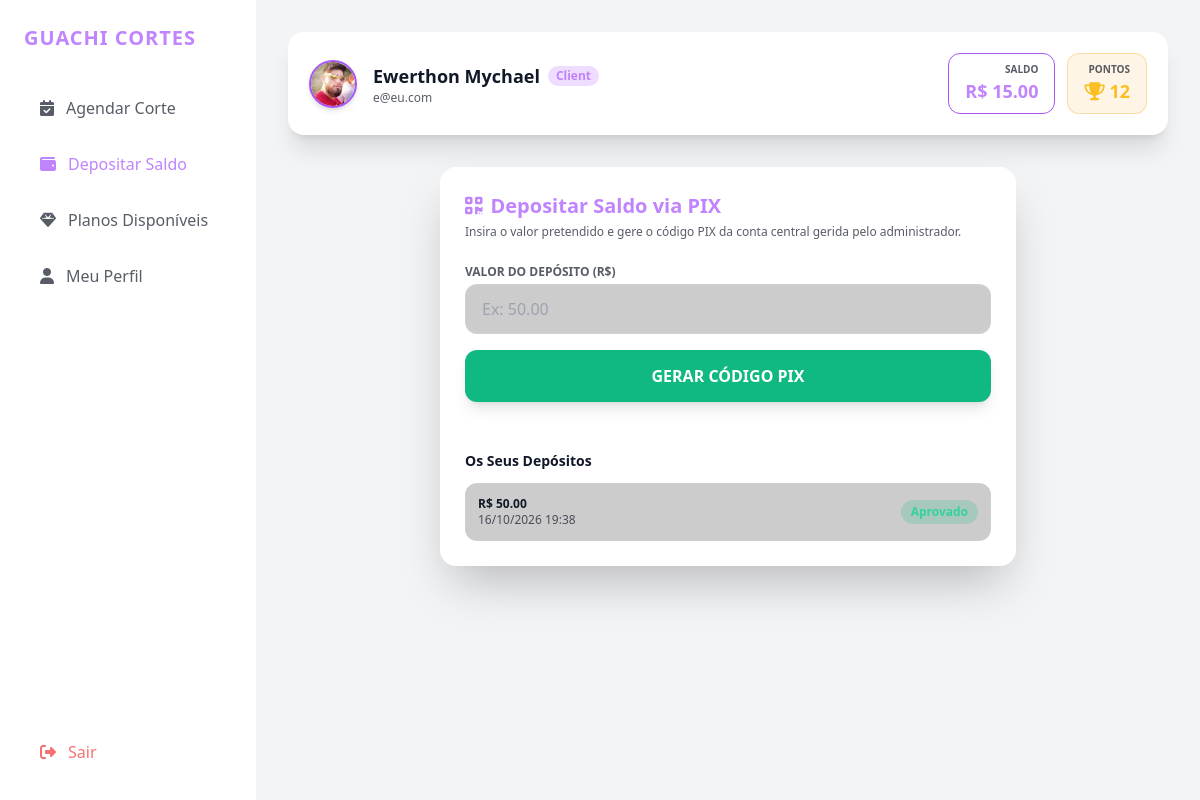
The page /client/deposit (signed in) on the database its author committed.
### app.py (models this page shows)
class Barbershop(db.Model):
  id = db.Column(db.Integer, primary_key=True)
  name = db.Column(db.String(100), nullable=False)
  image_url = db.Column(
      db.String(300),
      default='https://images.unsplash.com/photo-1503951914875-452162b0f3f1?auto=format&fit=crop&q=80&w=400',
  )
  theme_id = db.Column(db.String(30), default='emerald')
  bg_id = db.Column(db.String(30), default='preto')
  barber_id = db.Column(db.Integer, db.ForeignKey('user.id'), nullable=False)

class User(UserMixin, db.Model):
  id = db.Column(db.Integer, primary_key=True)
  name = db.Column(db.String(100), nullable=False)
  email = db.Column(db.String(100), unique=True, nullable=False)
  password = db.Column(db.String(200), nullable=False)
  role = db.Column(db.String(20), nullable=False)
  balance = db.Column(db.Float, default=0.0)
  points = db.Column(db.Integer, default=0)
  bio = db.Column(
      db.Text, default='Profissional focado em proporcionar a melhor experiência.'
  )
  theme_id = db.Column(db.String(30), default='emerald')
  bg_id = db.Column(db.String(30), default='preto')
  avatar_url = db.Column(
      db.String(300),
      default='https://images.unsplash.com/photo-1535713875002-d1d0cf377fde?auto=format&fit=crop&q=80&w=200',
  )
  barbershop = db.relationship(
      'Barbershop', backref='owner', uselist=False, cascade='all, delete'
  )
  appointments_as_client = db.relationship(
      'Appointment', foreign_keys='Appointment.client_id', backref='client'
  )
  appointments_as_barber = db.relationship(
      'Appointment', foreign_keys='Appointment.barber_id', backref='barber'
  )
  deposits = db.relationship(
      'DepositRequest', backref='client', cascade='all, delete'
  )

class DepositRequest(db.Model):
  id = db.Column(db.Integer, primary_key=True)
  client_id = db.Column(db.Integer, db.ForeignKey('user.id'), nullable=False)
  amount = db.Column(db.Float, nullable=False)
  status = db.Column(db.String(20), default='Pendente')
  created_at = db.Column(
      db.String(30), default=lambda: datetime.now().strftime('%d/%m/%Y %H:%M')
  )

### app.py (the view, shortened to what this page needs)
@app.route('/client/deposit', methods=['GET', 'POST'])
@login_required
def client_deposit():
  if current_user.role != 'client':
    return redirect(url_for('index'))
  my_deposits = (
      DepositRequest.query.filter_by(client_id=current_user.id)
      .order_by(DepositRequest.id.desc())
      .all()
  )
  return render_template('client_deposit.html', my_deposits=my_deposits)

### app.py (called while the page is built)
@login_manager.user_loader
def load_user(user_id):
  return db.session.get(User, int(user_id))

### templates/client_deposit.html (shortened to what this page needs)
{% extends "base_app.html" %}
{% set active_tab = 'deposito' %}
{% block main_content %}
<div class="space-y-6" x-data="{ loading: false, showQr: false }">
    <div class="{{ bg_style.card_bg }} p-6 rounded-2xl border border-white/5 shadow-2xl space-y-6 max-w-xl mx-auto">
        <div>
            <h2 class="text-xl font-bold {{ theme.text }} flex items-center gap-2">
                <i class="fa-solid fa-qrcode"></i> Depositar Saldo via PIX
            </h2>
            <p class="text-xs opacity-70 mt-1">Insira o valor pretendido e gere o código PIX da conta central gerida pelo administrador.</p>
        </div>
        <form method="POST" @submit.prevent="loading = true; showQr = false; setTimeout(() => { loading = false; showQr = true; }, 2000)" class="space-y-4">
            <div>
                <label class="block text-xs uppercase opacity-70 font-semibold mb-1">Valor do Depósito (R$)</label>
                <input type="number" step="0.01" min="5" name="amount" required placeholder="Ex: 50.00" class="w-full px-4 py-3 bg-black/20 border border-white/10 rounded-xl">
            </div>
            <button type="submit" class="w-full py-3.5 bg-emerald-500 hover:bg-emerald-600 text-white font-bold rounded-xl shadow-lg transition-all flex items-center justify-center gap-2">
                <span x-show="!loading">GERAR CÓDIGO PIX</span>
            </button>
        </form>
        <div class="pt-6 border-t border-white/5 space-y-3">
            <h3 class="text-sm font-bold">Os Seus Depósitos</h3>
            <div class="space-y-2">
                {% for dep in my_deposits %}
                <div class="p-3 bg-black/20 rounded-xl border border-white/5 flex justify-between items-center text-xs">
                    <div>
                        <span class="font-bold block">R$ {{ "%.2f"|format(dep.amount) }}</span>
                        <span class="opacity-70">{{ dep.created_at }}</span>
                    </div>
                    <span class="px-2.5 py-1 rounded-full font-bold {{ 'bg-amber-500/20 text-amber-400' if dep.status == 'Pendente' else ('bg-emerald-500/20 text-emerald-400' if dep.status == 'Aprovado' else 'bg-red-500/20 text-red-400') }}">
                        {{ dep.status }}
                    </span>
                </div>
                {% endfor %}
            </div>
        </div>
    </div>
</div>
{% endblock %}

### templates/base_app.html (shortened to what this page needs)
<!DOCTYPE html>
<html lang="pt-BR" class="dark">
<head>
    <script src="https://cdn.tailwindcss.com"></script>
    <link rel="stylesheet" href="https://cdnjs.cloudflare.com/ajax/libs/font-awesome/6.4.0/css/all.min.css">
</head>
<body class="{{ bg_style.bg_class }} {{ bg_style.text_color }} font-sans antialiased min-h-screen flex flex-col">
    <div class="flex flex-col md:flex-row min-h-screen">
        <aside class="w-full md:w-64 {{ bg_style.sidebar_bg }} border-r border-white/5 p-6 flex flex-col justify-between shrink-0">
            <div>
                <div class="text-xl font-black {{ theme.text }} tracking-wider mb-8 uppercase truncate" title="{{ custom_shop_name }}">
                    {{ custom_shop_name }}
                </div>
                <nav class="space-y-2">
                    {% if current_user.role == 'barber' %}
                        <a href="{{ url_for('barber_inicio') }}" class="w-full flex items-center space-x-3 px-4 py-3 rounded-xl font-medium transition-all {% if active_tab == 'inicio' %} bg-white/10 {{ theme.text }} {% else %} opacity-70 hover:opacity-100 hover:bg-white/5 {% endif %}">
                            <i class="fa-solid fa-house"></i> <span>Início</span>
                        </a>
                        <a href="{{ url_for('barber_agendamentos') }}" class="w-full flex items-center space-x-3 px-4 py-3 rounded-xl font-medium transition-all {% if active_tab == 'agendamentos' %} bg-white/10 {{ theme.text }} {% else %} opacity-70 hover:opacity-100 hover:bg-white/5 {% endif %}">
                            <i class="fa-solid fa-calendar-days"></i> <span>Agendamentos</span>
                        </a>
                        <a href="{{ url_for('shared_planos') }}" class="w-full flex items-center space-x-3 px-4 py-3 rounded-xl font-medium transition-all {% if active_tab == 'planos' %} bg-white/10 {{ theme.text }} {% else %} opacity-70 hover:opacity-100 hover:bg-white/5 {% endif %}">
                            <i class="fa-solid fa-gem"></i> <span>Planos Disponíveis</span>
                        </a>
                        <a href="{{ url_for('barber_perfil') }}" class="w-full flex items-center space-x-3 px-4 py-3 rounded-xl font-medium transition-all {% if active_tab == 'perfil' %} bg-white/10 {{ theme.text }} {% else %} opacity-70 hover:opacity-100 hover:bg-white/5 {% endif %}">
                            <i class="fa-solid fa-user"></i> <span>Meu Perfil</span>
                        </a>
                    {% elif current_user.role == 'admin' %}
                        <a href="{{ url_for('admin_dashboard') }}" class="w-full flex items-center space-x-3 px-4 py-3 rounded-xl font-medium transition-all bg-white/10 {{ theme.text }}">
                            <i class="fa-solid fa-chart-pie"></i> <span>Painel Admin</span>
                        </a>
                    {% else %}
                        <a href="{{ url_for('client_dashboard') }}" class="w-full flex items-center space-x-3 px-4 py-3 rounded-xl font-medium transition-all {% if active_tab == 'inicio' %} bg-white/10 {{ theme.text }} {% else %} opacity-70 hover:opacity-100 hover:bg-white/5 {% endif %}">
                            <i class="fa-solid fa-calendar-check"></i> <span>Agendar Corte</span>
                        </a>
                        <a href="{{ url_for('client_deposit') }}" class="w-full flex items-center space-x-3 px-4 py-3 rounded-xl font-medium transition-all {% if active_tab == 'deposito' %} bg-white/10 {{ theme.text }} {% else %} opacity-70 hover:opacity-100 hover:bg-white/5 {% endif %}">
                            <i class="fa-solid fa-wallet"></i> <span>Depositar Saldo</span>
                        </a>
                        <a href="{{ url_for('shared_planos') }}" class="w-full flex items-center space-x-3 px-4 py-3 rounded-xl font-medium transition-all {% if active_tab == 'planos' %} bg-white/10 {{ theme.text }} {% else %} opacity-70 hover:opacity-100 hover:bg-white/5 {% endif %}">
                            <i class="fa-solid fa-gem"></i> <span>Planos Disponíveis</span>
                        </a>
                        <a href="{{ url_for('client_perfil') }}" class="w-full flex items-center space-x-3 px-4 py-3 rounded-xl font-medium transition-all {% if active_tab == 'perfil' %} bg-white/10 {{ theme.text }} {% else %} opacity-70 hover:opacity-100 hover:bg-white/5 {% endif %}">
                            <i class="fa-solid fa-user"></i> <span>Meu Perfil</span>
                        </a>
                    {% endif %}
                </nav>
            </div>
            <div class="pt-4 border-t border-white/5">
                <a href="{{ url_for('logout') }}" class="flex items-center space-x-3 px-4 py-3 rounded-xl text-red-400 hover:bg-red-500/10 transition-colors font-medium">
                    <i class="fa-solid fa-right-from-bracket"></i> <span>Sair</span>
                </a>
            </div>
        </aside>
        <div class="flex-1 p-4 md:p-8 space-y-8 overflow-y-auto">
            <header class="flex flex-col sm:flex-row justify-between items-start sm:items-center {{ bg_style.card_bg }} p-5 rounded-2xl border border-white/5 shadow-xl gap-4">
                <div class="flex items-center space-x-4">
                    <img src="{{ current_user.avatar_url if current_user.avatar_url else (current_user.barbershop.image_url if current_user.barbershop else 'https://images.unsplash.com/photo-1503951914875-452162b0f3f1?auto=format&fit=crop&q=80&w=400') }}" class="w-12 h-12 rounded-full object-cover border-2 {{ theme.border }} shadow-md">
                    <div>
                        <h2 class="text-lg font-bold flex items-center gap-2">
                            {{ current_user.name }}
                            <span class="text-xs px-2 py-0.5 {{ theme.badge }} rounded-full font-semibold capitalize">{{ current_user.role }}</span>
                        </h2>
                        <p class="text-xs opacity-70">{{ current_user.email }}</p>
                    </div>
                </div>
                {% if current_user.role == 'client' %}
                <div class="flex items-center space-x-3">
                    <div class="px-4 py-2 {{ bg_style.card_bg }} border {{ theme.border }} rounded-xl text-right">
                        <span class="text-[10px] uppercase opacity-70 block font-bold">Saldo</span>
                        <span class="text-lg font-black {{ theme.text }}">R$ {{ "%.2f"|format(current_user.balance) }}</span>
                    </div>
                    <div class="px-4 py-2 bg-amber-500/10 border border-amber-500/30 rounded-xl text-right">
                        <span class="text-[10px] uppercase opacity-70 block font-bold">Pontos</span>
                        <span class="text-lg font-black text-amber-400"><i class="fa-solid fa-trophy"></i> {{ current_user.points }}</span>
                    </div>
                </div>
                {% endif %}
            </header>
            {% block main_content %}{% endblock %}
        </div>
    </div>
</body>
</html>

### rows shown on the page
Barbershop: name "GUACHI CORTES"
User: avatar_url (picture), name "Ewerthon Mychael", role "Client", email "e@eu.com", balance "15.00", points "12"
DepositRequest: amount "50.00", created_at "16/10/2026 19:38", status "Aprovado"
